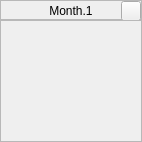
        <widget class="QFrame" name="frameMonth_1">
         <property name="minimumSize">
          <size>
           <width>142</width>
           <height>142</height>
          </size>
         </property>
         <property name="maximumSize">
          <size>
           <width>142</width>
           <height>142</height>
          </size>
         </property>
         <property name="frameShape">
          <enum>QFrame::Box</enum>
         </property>
         <property name="frameShadow">
          <enum>QFrame::Plain</enum>
         </property>
         <property name="lineWidth">
          <number>0</number>
         </property>
         <layout class="QVBoxLayout" name="verticalLayout">
          <property name="spacing">
           <number>0</number>
          </property>
          <property name="leftMargin">
           <number>0</number>
          </property>
          <property name="topMargin">
           <number>0</number>
          </property>
          <property name="rightMargin">
           <number>0</number>
          </property>
          <property name="bottomMargin">
           <number>0</number>
          </property>
          <item>
           <widget class="QFrame" name="frameMonthTitle_1">
            <property name="minimumSize">
             <size>
              <width>0</width>
              <height>20</height>
             </size>
            </property>
            <property name="maximumSize">
             <size>
              <width>16777215</width>
              <height>20</height>
             </size>
            </property>
            <property name="frameShape">
             <enum>QFrame::StyledPanel</enum>
            </property>
            <property name="frameShadow">
             <enum>QFrame::Raised</enum>
            </property>
            <layout class="QHBoxLayout" name="horizontalLayout_4">
             <property name="spacing">
              <number>0</number>
             </property>
             <property name="leftMargin">
              <number>20</number>
             </property>
             <property name="topMargin">
              <number>0</number>
             </property>
             <property name="rightMargin">
              <number>0</number>
             </property>
             <property name="bottomMargin">
              <number>0</number>
             </property>
             <item>
              <widget class="QLabel" name="labelMonthTitle_1">
               <property name="minimumSize">
                <size>
                 <width>0</width>
                 <height>20</height>
                </size>
               </property>
               <property name="maximumSize">
                <size>
                 <width>16777215</width>
                 <height>20</height>
                </size>
               </property>
               <property name="text">
                <string>Month.1</string>
               </property>
               <property name="alignment">
                <set>Qt::AlignCenter</set>
               </property>
              </widget>
             </item>
             <item>
              <widget class="QPushButton" name="buttonMonthDetailsView_1">
               <property name="minimumSize">
                <size>
                 <width>20</width>
                 <height>20</height>
                </size>
               </property>
               <property name="maximumSize">
                <size>
                 <width>20</width>
                 <height>20</height>
                </size>
               </property>
               <property name="text">
                <string/>
               </property>
              </widget>
             </item>
            </layout>
           </widget>
          </item>
          <item>
           <widget class="QFrame" name="frameMonthButtonContainer_1">
            <property name="frameShape">
             <enum>QFrame::StyledPanel</enum>
            </property>
            <property name="frameShadow">
             <enum>QFrame::Raised</enum>
            </property>
           </widget>
          </item>
         </layout>
        </widget>
